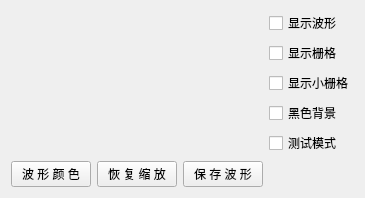
<?xml version="1.0" encoding="UTF-8"?>
<ui version="4.0">
 <class>frmDataPlot</class>
 <widget class="QWidget" name="frmDataPlot">
  <property name="geometry">
   <rect>
    <x>0</x>
    <y>0</y>
    <width>317</width>
    <height>184</height>
   </rect>
  </property>
  <property name="windowTitle">
   <string>Form</string>
  </property>
  <layout class="QGridLayout" name="gridLayout_2">
   <item row="0" column="0">
    <widget class="QWidget" name="plotwidget" native="true"/>
   </item>
   <item row="0" column="1">
    <layout class="QVBoxLayout" name="verticalLayout">
     <item>
      <widget class="QCheckBox" name="cbIsWaveVisible">
       <property name="text">
        <string>显示波形</string>
       </property>
      </widget>
     </item>
     <item>
      <widget class="QCheckBox" name="cbIsGridVisible">
       <property name="text">
        <string>显示栅格</string>
       </property>
      </widget>
     </item>
     <item>
      <widget class="QCheckBox" name="cbIsMinorGridVisible">
       <property name="text">
        <string>显示小栅格</string>
       </property>
      </widget>
     </item>
     <item>
      <widget class="QCheckBox" name="cbIsDarkBackground">
       <property name="text">
        <string>黑色背景</string>
       </property>
      </widget>
     </item>
     <item>
      <widget class="QCheckBox" name="cbTestMode">
       <property name="text">
        <string>测试模式</string>
       </property>
      </widget>
     </item>
    </layout>
   </item>
   <item row="1" column="0">
    <layout class="QGridLayout" name="gridLayout">
     <item row="0" column="0">
      <widget class="QPushButton" name="btnChangeColor">
       <property name="text">
        <string>波 形 颜 色</string>
       </property>
      </widget>
     </item>
     <item row="0" column="1">
      <widget class="QPushButton" name="btnUnzoom">
       <property name="text">
        <string>恢 复 缩 放</string>
       </property>
      </widget>
     </item>
     <item row="0" column="2">
      <widget class="QPushButton" name="btnSaveWave">
       <property name="text">
        <string>保 存 波 形</string>
       </property>
      </widget>
     </item>
    </layout>
   </item>
  </layout>
 </widget>
 <resources/>
 <connections/>
</ui>
